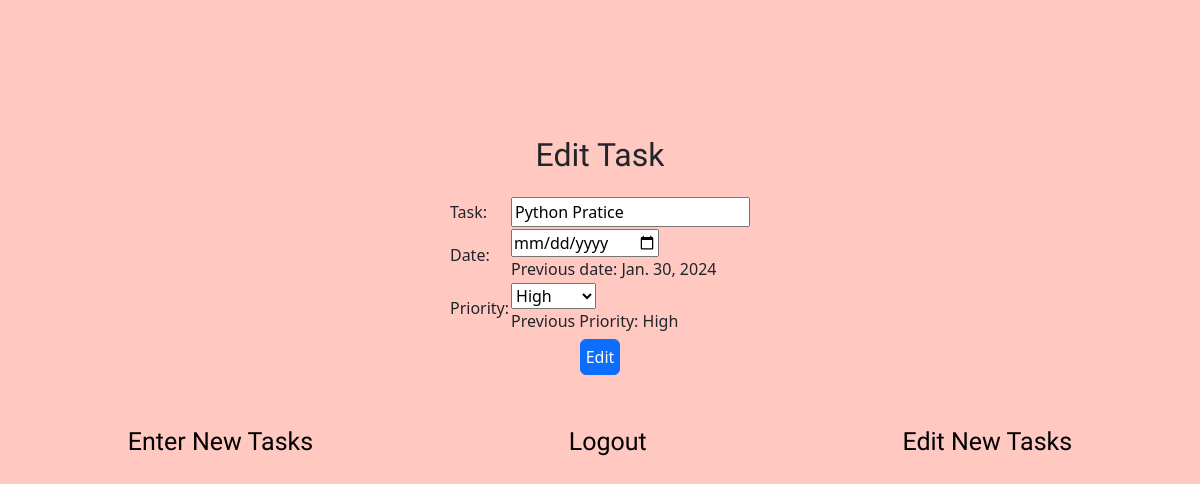
The page /edit/76 on the database its author committed.
### list/models.py (models this page shows, shortened)
class Task(models.Model):
    task = models.CharField(max_length = 20)
    date = models.DateField()
    priority = models.CharField(max_length = 20)

### list/views.py (the view, shortened to what this page needs)
# urls.py: path('edit/<rid>', views.edit, name = "edit"),
def edit(request,rid):
    if request.method == "GET":
        t = Task.objects.filter(id = rid)
        context = {}
        context["tasks"] = t
        return render(request, "list3.html", context)

### templates/list3.html (shortened to what this page needs)
<!DOCTYPE html>
{% load static %}
<html lang="en">
<head>
    <link rel="stylesheet" href='{% static "css/style2.css" %}'>
    <link href="https://cdn.jsdelivr.net/npm/bootstrap@5.3.2/dist/css/bootstrap.min.css" rel="stylesheet">
</head>
<body style="background-color: rgb(255, 200, 193);" class=" col-xl-12 col-md-12 col-sm-6">
    {% for i in tasks %}
    <form method="post" action="">
        <table align="center">
            <h2 align = "center">Edit Task</h2>
            <div class="form">
            <tr>
                <td>Task:</td>
                <td><input type="text"  value="{{i.task}}" name="task" placeholder="Enter your task"></td>
            </tr>
            <tr>
                <td>Date:</td>
                <td><input type="date" name="date" value="{{i.date}}" placeholder = "{{i.date}}" ><br><span> Previous date: {{i.date}}</span></td>
            </tr>
            <tr>
                <td>Priority:</td>
                <td>
                    <select name="priority" id="priority" required>
                      <option value="High">High</option>
                    </select><br>
                    <span>Previous Priority: {{i.priority}}</span><br>
                  </td>
            </tr>
            </div>
        </table>
        <div class="submit">
            <input type="submit" value="Edit"  class="btn btn-primary" style="padding: 5px;" width="20px">
            </div>
    </form>
    {% endfor %}
    <br><br>
    <div class="main">
    <div class="tasks">
        <a href="{% url 'index1' %}" style="text-decoration: none; color: black; font-family: 'Tektur', sans-serif; font-size: 25px;">Enter New Tasks</a>
    </div>
    <div class="logout">
        <a href="{% url 'login' %}" style="text-decoration: none; color: black; font-family: 'Tektur', sans-serif; font-size: 25px;">Logout</a>
    </div>
    <div class="new tasks">
        <a href="{% url 'index2' %}" style="text-decoration: none; color: black; font-family: 'Tektur', sans-serif; font-size: 25px;">Edit New Tasks</a>
    </div>
</body>
</html>

### static/css/style2.css (style rules this page uses)
body { background-image: url("../images/blue-calendar-3d-icon-date-schedule-isolated-pink-background-with-empty-time-reminder-plan-appointment-agenda-concept-white-paper-organizer-planner-calender-blank-timetable-meeting-page_79161-2648\ \(1\).avif"); background-position: cover; background-position-x: center; text-align: center; background-repeat: no-repeat; }
form { margin-top: 136px; height: fit-content; }
.form { padding: 0px; margin-top: 22px; }
.submit { margin-top: 5px; text-align: center; }
.tasks { margin-bottom: 50px; color: black; text-align: center; }
h2 { font-size: 100px; font-family: 'Oleo Script Swash Caps', system-ui; }
.tasks { display: inline-flex; justify-content: center; }
.main { display: flex; justify-content: center; justify-content: space-around; }

### rows shown on the page
Task: task "Python Pratice", date "Jan. 30, 2024", priority "High"
